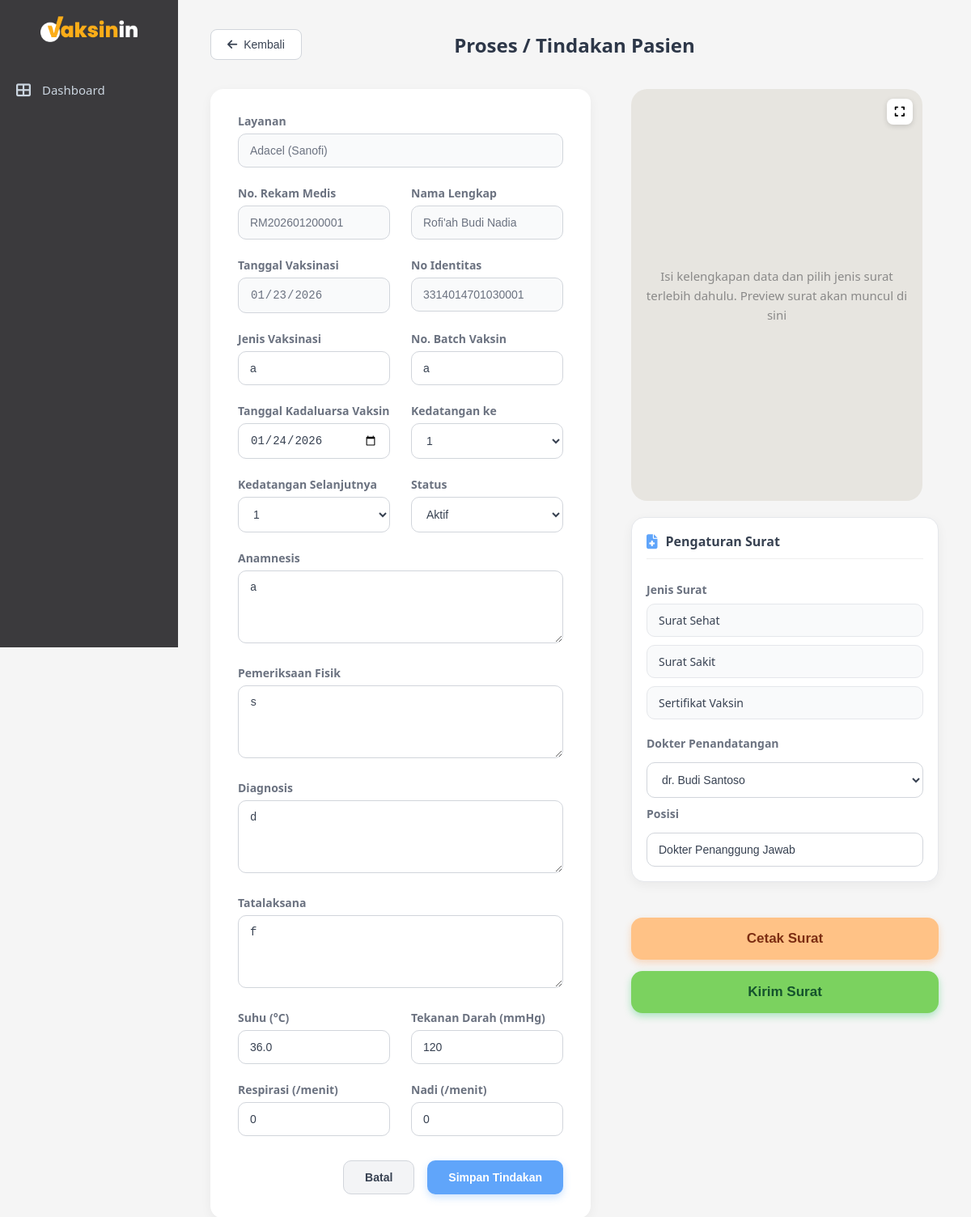
/admin/proses_tindakan.php?id=78, run on an earlier commit of the app's database.
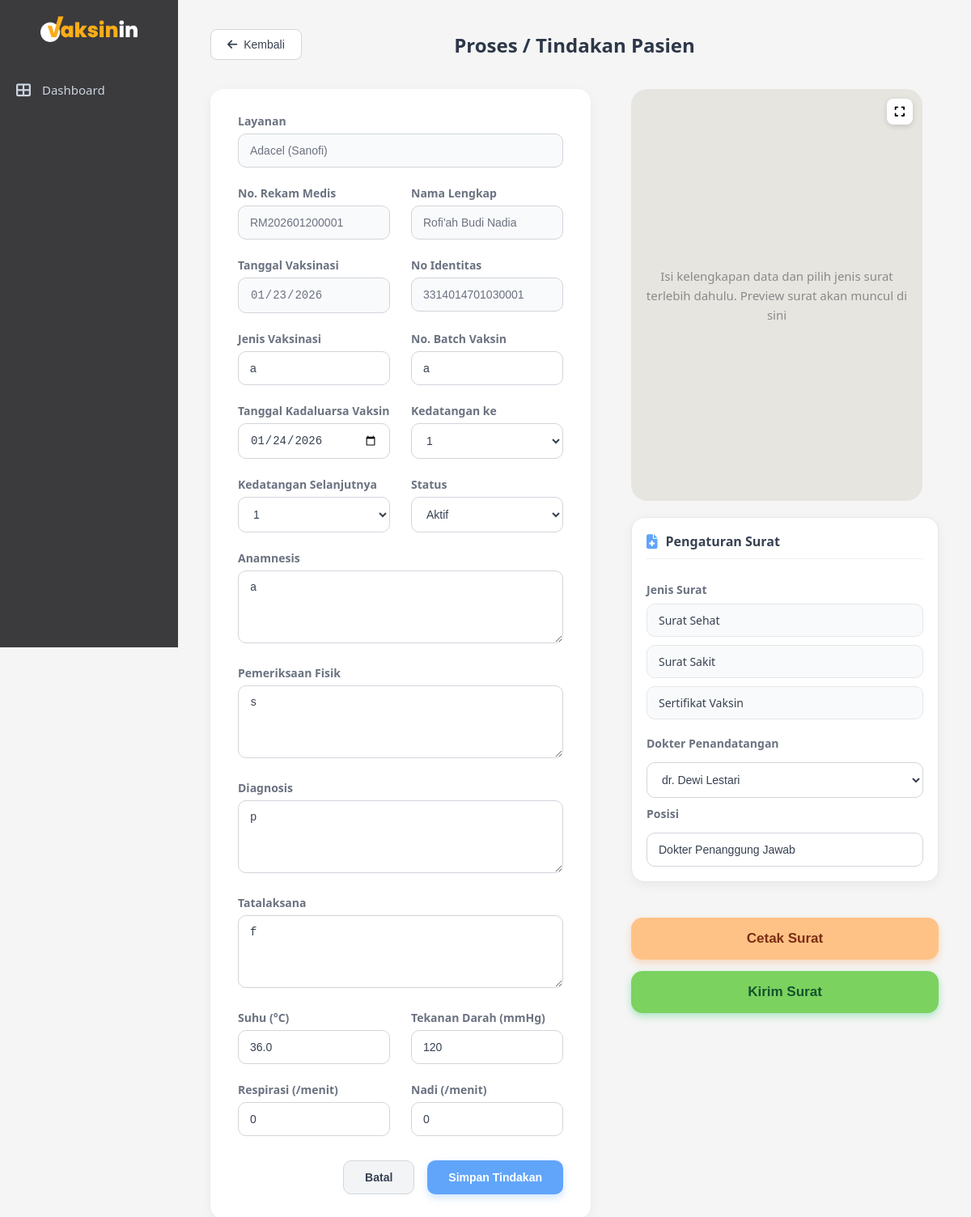
And on a later commit of the database.
### tables this page shows
CREATE TABLE `tindakan` (
  `id` int(11) NOT NULL,
  `booking_id` int(11) DEFAULT NULL,
  `patient_id` int(11) DEFAULT NULL,
  `anamnesis` text DEFAULT NULL,
  `pemeriksaan_fisik` text DEFAULT NULL,
  `diagnosis` text DEFAULT NULL,
  `tatalaksana` text DEFAULT NULL,
  `suhu` decimal(4,1) DEFAULT NULL,
  `tekanan_darah` varchar(10) DEFAULT NULL,
  `respirasi` int(11) DEFAULT NULL,
  `nadi` int(11) DEFAULT NULL,
  `status` varchar(20) DEFAULT NULL,
  `created_at` timestamp NOT NULL DEFAULT current_timestamp(),
  `jenis_vaksin` varchar(100) DEFAULT NULL,
  `batch_vaksin` varchar(100) DEFAULT NULL,
  `expired_vaksin` date DEFAULT NULL,
  `kedatangan_ke` int(11) DEFAULT NULL,
  `kedatangan_selanjutnya` int(11) DEFAULT NULL
);

### admin/proses_tindakan.php (the view, shortened to what the changed rows need)
<?php
include "../config.php";
$booking_id = intval($_GET['id']);
$sql_tindakan = "SELECT * FROM tindakan WHERE booking_id = ? ORDER BY created_at DESC LIMIT 1";
$stmt_t = $conn->prepare($sql_tindakan);
$stmt_t->bind_param("i", $booking_id);
$stmt_t->execute();
$tindakan = $stmt_t->get_result()->fetch_assoc();
$sql_staff = "
SELECT s.id, s.nama_lengkap, s.gelar
FROM booking_staff bs
JOIN staff s ON bs.staff_id = s.id
WHERE bs.booking_id = ?
";
$stmt_d = $conn->prepare($sql_staff);
$stmt_d->bind_param("i", $booking_id);
$stmt_d->execute();
$dokters = $stmt_d->get_result();
?>
<!DOCTYPE html>
<html lang="id">
<head>
<link rel="stylesheet" href="css/proses_tindakan.css">
<link rel="stylesheet" href="css/surat.css">
<link rel="stylesheet" href="https://cdnjs.cloudflare.com/ajax/libs/font-awesome/6.4.0/css/all.min.css">
</head>
<body>
<div class="main-content">
    <div class="detail-header">
        <h1>Proses / Tindakan Pasien</h1>
    </div>
    <div class="detail-layout">
        <div class="detail-container">
        <form id="formTindakan">
        <div class="proses-container">
        <div class="detail-grid">
            <div class="detail-item">
                <label>Jenis Vaksinasi</label>
                <input type="text" name="jenis_vaksin"
                    value="<?= htmlspecialchars($tindakan['jenis_vaksin'] ?? '') ?>">
            </div>
            <div class="detail-item">
                <label>No. Batch Vaksin</label>
                <input type="text" name="batch_vaksin"
                    value="<?= htmlspecialchars($tindakan['batch_vaksin'] ?? '') ?>">
            </div>
            <div class="detail-item">
                <label>Tanggal Kadaluarsa Vaksin</label>
                <input type="date" name="expired_vaksin"
                    value="<?= $tindakan['expired_vaksin'] ?? '' ?>">
            </div>
            <div class="detail-item">
                <label>Kedatangan ke</label>
                <select name="kedatangan_ke">
                    <option value="1" <?= ($tindakan['kedatangan_ke'] ?? '') == '1' ? 'selected' : '' ?>>1</option>
                </select>
            </div>
            <div class="detail-item">
                <label>Kedatangan Selanjutnya</label>
                <select name="kedatangan_selanjutnya">
                    <option value="1" <?= ($tindakan['kedatangan_selanjutnya'] ?? '') == '1' ? 'selected' : '' ?>>1</option>
                </select>
            </div>
            <div class="detail-item full-width">
                <label>Anamnesis</label>
                <textarea name="anamnesis"><?= htmlspecialchars($tindakan['anamnesis'] ?? '') ?></textarea>
            </div>
            <div class="detail-item full-width">
                <label>Pemeriksaan Fisik</label>
                <textarea name="pemeriksaan_fisik"><?= htmlspecialchars($tindakan['pemeriksaan_fisik'] ?? '') ?></textarea>
            </div>
            <div class="detail-item full-width">
                <label>Diagnosis</label>
                <textarea name="diagnosis"><?= htmlspecialchars($tindakan['diagnosis'] ?? '') ?></textarea>
            </div>
            <div class="detail-item full-width">
                <label>Tatalaksana</label>
                <textarea name="tatalaksana"><?= htmlspecialchars($tindakan['tatalaksana'] ?? '') ?></textarea>
            </div>
            <div class="detail-item">
                <label>Suhu (°C)</label>
                <input type="number" step="0.1" name="suhu"
                    value="<?= $tindakan['suhu'] ?? '' ?>">
            </div>
            <div class="detail-item">
                <label>Tekanan Darah (mmHg)</label>
                <input type="text" name="tekanan_darah"
                    value="<?= htmlspecialchars($tindakan['tekanan_darah'] ?? '') ?>"
                    placeholder="120/80">
            </div>
            <div class="detail-item">
                <label>Respirasi (/menit)</label>
                <input type="number" name="respirasi"
                    value="<?= $tindakan['respirasi'] ?? '' ?>">
            </div>
            <div class="detail-item">
                <label>Nadi (/menit)</label>
                <input type="number" name="nadi"
                    value="<?= $tindakan['nadi'] ?? '' ?>">
            </div>
        </div>
        </div>
        </form>
        </div>
        <div class="detail-right">
            <div class="surat-control-panel">
                <div class="control-group">
                    <label class="group-label">Dokter Penandatangan</label>
                    <select name="dokter_id" class="modern-select">
                        <?php
                        $dokters->data_seek(0);
                        while($d = $dokters->fetch_assoc()): ?>
                            <option value="<?= $d['id'] ?>">
                                <?= htmlspecialchars($d['gelar'].' '.$d['nama_lengkap']) ?>
                            </option>
                        <?php endwhile; ?>
                    </select>
                </div>
            </div>
        </div>
    </div>
</div>
</body>
</html>

What changed in the data, as far as the page shows it:
changed tindakan: diagnosis "d" → "p"
Also different on the page:
form field dokter_id: "dr. Budi Santoso" → "dr. Dewi Lestari"
